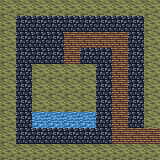

This game map was drawn from its Tiled (.tmx) file and the tilesets committed beside it. A one-line description and the full map source follow:
An orthogonal 10x10 tile map with 16x16 px tiles, 1 tile layer (Tile Layer 1).

<map version="1.0" orientation="orthogonal" renderorder="right-down" width="10" height="10" tilewidth="16" tileheight="16" nextobjectid="1">
 <tileset firstgid="1" name="16x16-tiles_0" tilewidth="16" tileheight="16" spacing="1" margin="1" tilecount="35">
  <image source="16x16-tiles_0.png" width="120" height="86" />
 </tileset>
 <layer name="Tile Layer 1" width="10" height="10">
  <data>
   <tile gid="8" />
   <tile gid="8" />
   <tile gid="8" />
   <tile gid="8" />
   <tile gid="8" />
   <tile gid="8" />
   <tile gid="8" />
   <tile gid="8" />
   <tile gid="8" />
   <tile gid="8" />
   <tile gid="8" />
   <tile gid="2" />
   <tile gid="2" />
   <tile gid="2" />
   <tile gid="2" />
   <tile gid="2" />
   <tile gid="2" />
   <tile gid="2" />
   <tile gid="2" />
   <tile gid="8" />
   <tile gid="8" />
   <tile gid="2" />
   <tile gid="2" />
   <tile gid="2" />
   <tile gid="14" />
   <tile gid="14" />
   <tile gid="14" />
   <tile gid="14" />
   <tile gid="2" />
   <tile gid="8" />
   <tile gid="8" />
   <tile gid="2" />
   <tile gid="2" />
   <tile gid="2" />
   <tile gid="14" />
   <tile gid="2" />
   <tile gid="2" />
   <tile gid="14" />
   <tile gid="2" />
   <tile gid="8" />
   <tile gid="8" />
   <tile gid="2" />
   <tile gid="8" />
   <tile gid="8" />
   <tile gid="8" />
   <tile gid="8" />
   <tile gid="2" />
   <tile gid="14" />
   <tile gid="2" />
   <tile gid="8" />
   <tile gid="8" />
   <tile gid="2" />
   <tile gid="8" />
   <tile gid="8" />
   <tile gid="8" />
   <tile gid="8" />
   <tile gid="2" />
   <tile gid="14" />
   <tile gid="2" />
   <tile gid="8" />
   <tile gid="8" />
   <tile gid="2" />
   <tile gid="8" />
   <tile gid="8" />
   <tile gid="8" />
   <tile gid="8" />
   <tile gid="2" />
   <tile gid="14" />
   <tile gid="2" />
   <tile gid="8" />
   <tile gid="8" />
   <tile gid="2" />
   <tile gid="1" />
   <tile gid="1" />
   <tile gid="1" />
   <tile gid="1" />
   <tile gid="2" />
   <tile gid="14" />
   <tile gid="2" />
   <tile gid="8" />
   <tile gid="8" />
   <tile gid="2" />
   <tile gid="2" />
   <tile gid="2" />
   <tile gid="2" />
   <tile gid="2" />
   <tile gid="2" />
   <tile gid="14" />
   <tile gid="14" />
   <tile gid="14" />
   <tile gid="8" />
   <tile gid="8" />
   <tile gid="8" />
   <tile gid="8" />
   <tile gid="8" />
   <tile gid="8" />
   <tile gid="8" />
   <tile gid="8" />
   <tile gid="8" />
   <tile gid="8" />
  </data>
 </layer>
</map>
